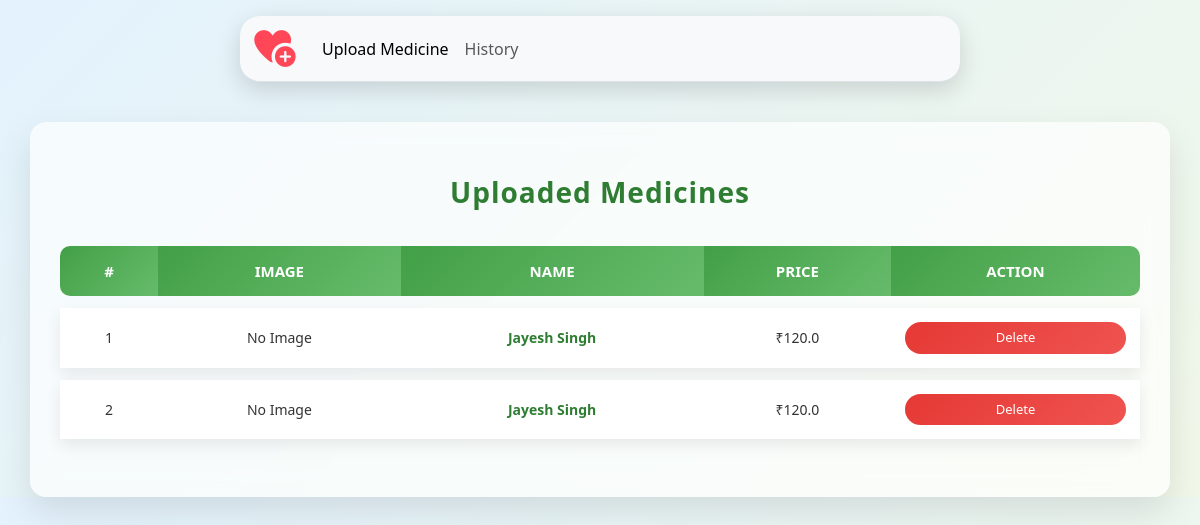
Page /wholeseller/history/ (signed in) on the earlier database version.
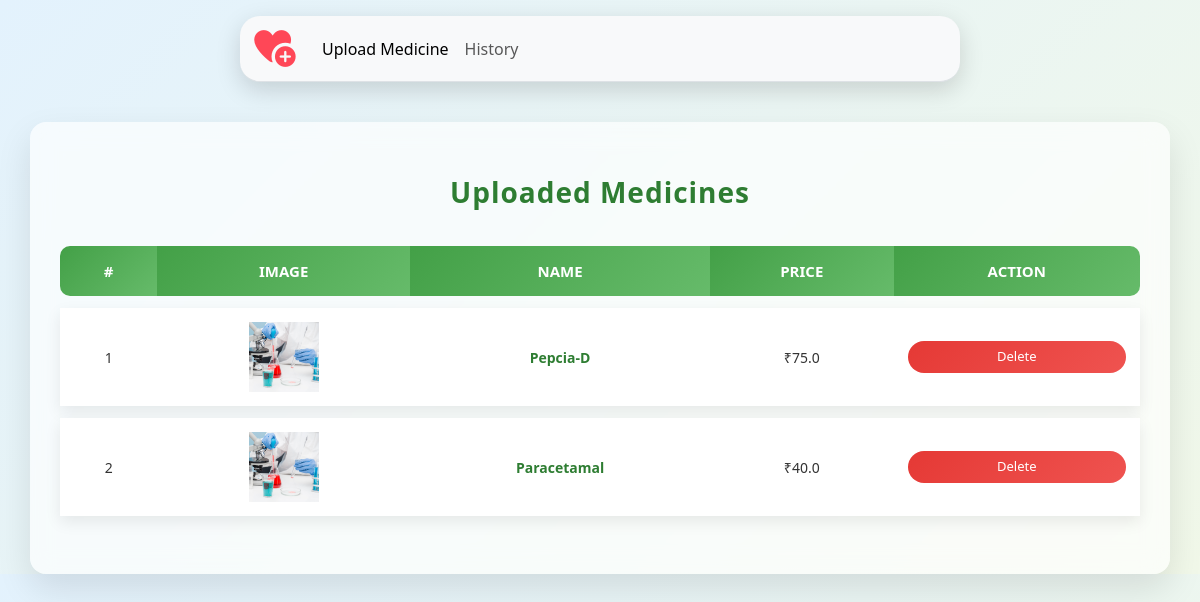
Same page on the later database version.
### WholeSeller/models.py (models this page shows)
class Medicine(models.Model):
    wholesaler = models.ForeignKey(User, on_delete=models.CASCADE)
    name = models.CharField(max_length=200)
    price = models.FloatField()
    image = models.ImageField(upload_to='', null=True, blank=True)
    uploaded_at = models.DateTimeField(auto_now_add=True)

### WholeSeller/views.py (the view)
# urls.py: path("history/" , views.History , name='history'),
@login_required
def History(request):
   medicines = Medicine.objects.filter(wholesaler=request.user)
   return render(request, "wholeseller/history.html", {'medicines': medicines})

### templates/wholeseller/history.html (shortened to what this page needs)
{% extends "WholeSeller/navbar.html" %}
{% load static %}
{% block body %}
<link rel="stylesheet" href="{% static 'style/Medine_history.css' %}">
<div class="container">
  <h3 class="my-4">Uploaded Medicines</h3>
  <table class="table table-bordered text-center align-middle">
    <thead>
      <tr>
        <th>#</th>
        <th>Image</th>
        <th>Name</th>
        <th>Price</th>
        <th>Action</th>
      </tr>
    </thead>
    <tbody>
      {% for medicine in medicines %}
      <tr>
        <td>{{ forloop.counter }}</td>
        <td>
          {% if medicine.image %}
            <img src="{{ medicine.image.url }}" alt="{{ medicine.name }}" width="70" height="70" style="object-fit: cover;">
          {% else %}
            <span>No Image</span>
          {% endif %}
        </td>
        <td>{{ medicine.name }}</td>
        <td>₹{{ medicine.price }}</td>
        <td>
          <form method="post" action="{% url 'delete_medicine' medicine.id %}">
            <button class="btn btn-danger btn-sm">Delete</button>
          </form>
        </td>
      </tr>
      {% empty %}
      <tr>
        <td colspan="6" class="text-center">No data found</td>
      </tr>
      {% endfor %}
    </tbody>
  </table>
</div>
{% endblock body %}

### templates/wholeseller/navbar.html (shortened to what this page needs)
<!doctype html>
{% load static %}
<html lang="en">
  <head>
    <link href="https://cdn.jsdelivr.net/npm/bootstrap@5.3.8/dist/css/bootstrap.min.css" rel="stylesheet">
         <link rel="stylesheet" href="{% static 'style/style.css' %}">
     <link rel="stylesheet" href="https://cdnjs.cloudflare.com/ajax/libs/font-awesome/7.0.1/css/all.min.css" />
  </head>
  <body>
    <div class="conatiner navitems">
     <nav class="navbar navbar-expand-lg bg-body-tertiary border-bottom">
  <div class="container-fluid">
    <a class="navbar-brand" href="/wholeseller"><i class="fa-solid fa-heart-circle-plus"></i></a>
    <div class="collapse navbar-collapse" id="navbarNav">
      <ul class="navbar-nav">
        <li class="nav-item">
        <a class="nav-link active" href="{% url 'upload_medicine' %}">Upload Medicine</a>
        </li>
        <li class="nav-item">
          <a class="nav-link" href="{% url 'history' %}">History</a>
        </li>
      </ul>
    </div>
  </div>
</nav>
    </div>
        {% block body %}
        {% endblock body %}
  </body>
</html>

### static/style/style.css (style rules this page uses)
.fa-heart-circle-plus { font-size: 2.3rem; color: #ff4757; transition: transform 0.25s ease, color 0.25s ease; }
* { padding: 0; margin: 0; box-sizing: border-box; text-decoration: none; list-style: none; }
.navbar { border-radius: 20px; margin: 16px auto; box-shadow: 0 8px 25px rgba(0, 0, 0, 0.15); width: 60% !important; justify-content: space-between; align-items: center; }
.navbar-nav .nav-link { position: relative; padding: 0.6rem 1.1rem; border-radius: 12px; font-weight: 500; transition: color 0.3s ease, transform 0.3s ease, background-color 0.3s ease; }
.navbar-nav .nav-link::after { content: ""; position: absolute; left: 50%; bottom: 6px; width: 0; height: 2px; background: linear-gradient(90deg, #ff4d6d, #ff9f1c); transition: width 0.3s ease, left 0.3s ease; }
button { width: 100%; padding: 12px; border: none; border-radius: 10px; background: #2575fc; color: #fff; font-size: 16px; cursor: pointer; transition: 0.3s; }

### static/style/Medine_history.css (style rules this page uses)
body { background: linear-gradient(135deg, #e3f2fd, #f1f8e9); font-family: "Segoe UI", Tahoma, sans-serif; }
.container { margin-top: 40px; background: rgba(255, 255, 255, 0.65); backdrop-filter: blur(12px); border-radius: 16px; padding: 30px; box-shadow: 0 15px 35px rgba(0, 0, 0, 0.1); }
.container h3 { font-weight: 700; text-align: center; color: #2e7d32; margin-bottom: 25px; letter-spacing: 1px; }
.table { border-collapse: separate; border-spacing: 0 12px; }
.table thead th { background: linear-gradient(135deg, #43a047, #66bb6a); color: #fff; text-align: center; padding: 14px; border: none; font-size: 15px; text-transform: uppercase; }
.table thead th:first-child { border-top-left-radius: 10px; border-bottom-left-radius: 10px; }
.table thead th:last-child { border-top-right-radius: 10px; border-bottom-right-radius: 10px; }
.table tbody tr { background: #ffffff; transition: all 0.3s ease; box-shadow: 0 6px 15px rgba(0, 0, 0, 0.08); }
.table tbody td { text-align: center; padding: 14px; vertical-align: middle; border: none; font-size: 14px; color: #333; }
.table tbody td:nth-child(3) { font-weight: 600; color: #2e7d32; }
.btn-danger { background: linear-gradient(135deg, #e53935, #ef5350); border: none; border-radius: 20px; padding: 6px 14px; font-size: 13px; transition: all 0.3s ease; }

Differences in the rows shown:
removed Medicine: shows "No Image", name "Jayesh Singh", price "120.0"
removed Medicine: shows "No Image", name "Jayesh Singh", price "120.0"
added Medicine: image (picture), name "Pepcia-D", price "75.0"
added Medicine: image (picture), name "Paracetamal", price "40.0"
